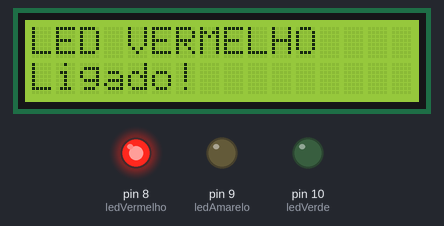
A sketch run on a simulated Arduino Uno, built with avr-gcc and run on an emulated ATmega328P. Shown: 16×2 character LCD, output pins drawn as LEDs (lit = HIGH).

Above: at 0.1 s.
At 4.1 s:
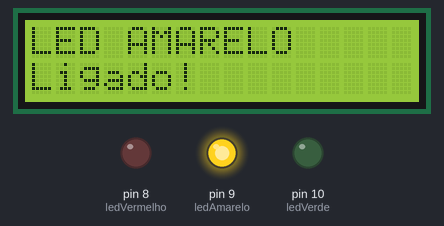
At 8.1 s:
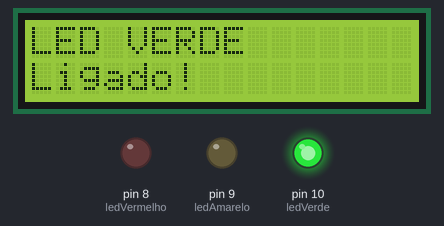
Timing chart, 0 to 129.7 s (numbered marks = the images above):
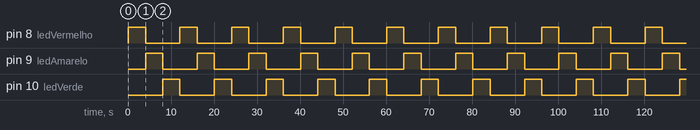

Measured:
- by itself, pin 8 (ledVermelho), pin 9 (ledAmarelo), pin 10 (ledVerde): alternates HIGH for 4.0 s and LOW for 8.0 s
- by itself, everything shown: repeats every 12.0 s, in 4 steps
- what the display in image 1 shows lasts 4.0 s, from 4.1 s to 8.1 s

The sketch:

lcd_leds.ino
```cpp
#include <LiquidCrystal.h>

// Pinos do LCD: RS, E, D4, D5, D6, D7
LiquidCrystal lcd(12, 11, 5, 4, 3, 2);

// LEDs
int ledVermelho = 8;
int ledAmarelo  = 9;
int ledVerde    = 10;

void setup() {
  lcd.begin(16, 2);
  lcd.clear();

  // Define pinos como saída
  pinMode(ledVermelho, OUTPUT);
  pinMode(ledAmarelo, OUTPUT);
  pinMode(ledVerde, OUTPUT);
}

void loop() {
  // --- LED Vermelho ---
  digitalWrite(ledVermelho, HIGH);
  lcd.clear();
  lcd.setCursor(0, 0);
  lcd.print("LED VERMELHO");
  lcd.setCursor(0, 1);
  lcd.print("Ligado!");
  delay(4000);
  digitalWrite(ledVermelho, LOW);

  // --- LED Amarelo ---
  digitalWrite(ledAmarelo, HIGH);
  lcd.clear();
  lcd.setCursor(0, 0);
  lcd.print("LED AMARELO");
  lcd.setCursor(0, 1);
  lcd.print("Ligado!");
  delay(4000);
  digitalWrite(ledAmarelo, LOW);

  // --- LED Verde ---
  digitalWrite(ledVerde, HIGH);
  lcd.clear();
  lcd.setCursor(0, 0);
  lcd.print("LED VERDE");
  lcd.setCursor(0, 1);
  lcd.print("Ligado!");
  delay(4000);
  digitalWrite(ledVerde, LOW);
}
```
